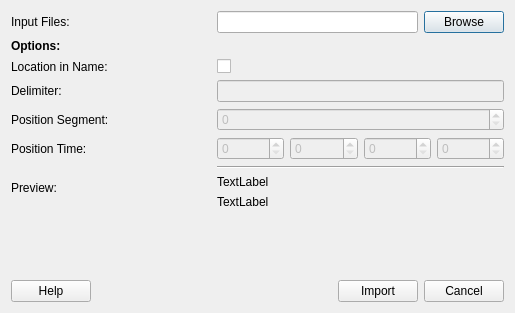
<?xml version="1.0" encoding="UTF-8"?>
<ui version="4.0">
 <class>Dialog</class>
 <widget class="QDialog" name="Dialog">
  <property name="geometry">
   <rect>
    <x>0</x>
    <y>0</y>
    <width>515</width>
    <height>313</height>
   </rect>
  </property>
  <property name="windowTitle">
   <string>Dialog</string>
  </property>
  <layout class="QVBoxLayout" name="verticalLayout">
   <item>
    <layout class="QHBoxLayout" name="horizontalLayout">
     <item>
      <widget class="QLabel" name="label">
       <property name="sizePolicy">
        <sizepolicy hsizetype="Fixed" vsizetype="Preferred">
         <horstretch>0</horstretch>
         <verstretch>0</verstretch>
        </sizepolicy>
       </property>
       <property name="minimumSize">
        <size>
         <width>200</width>
         <height>0</height>
        </size>
       </property>
       <property name="text">
        <string>Input Files:</string>
       </property>
      </widget>
     </item>
     <item>
      <widget class="QLineEdit" name="lineEdit_Files"/>
     </item>
     <item>
      <widget class="QPushButton" name="btn_Browse">
       <property name="text">
        <string>Browse</string>
       </property>
      </widget>
     </item>
    </layout>
   </item>
   <item>
    <widget class="QLabel" name="label_2">
     <property name="text">
      <string>&lt;b&gt;Options:</string>
     </property>
    </widget>
   </item>
   <item>
    <layout class="QHBoxLayout" name="horizontalLayout_3">
     <item>
      <widget class="QLabel" name="label_4">
       <property name="sizePolicy">
        <sizepolicy hsizetype="Fixed" vsizetype="Preferred">
         <horstretch>0</horstretch>
         <verstretch>0</verstretch>
        </sizepolicy>
       </property>
       <property name="minimumSize">
        <size>
         <width>200</width>
         <height>0</height>
        </size>
       </property>
       <property name="text">
        <string>Location in Name:</string>
       </property>
      </widget>
     </item>
     <item>
      <widget class="QCheckBox" name="checkBox_UseLocation">
       <property name="text">
        <string/>
       </property>
      </widget>
     </item>
    </layout>
   </item>
   <item>
    <layout class="QHBoxLayout" name="horizontalLayout_2">
     <item>
      <widget class="QLabel" name="label_3">
       <property name="sizePolicy">
        <sizepolicy hsizetype="Fixed" vsizetype="Preferred">
         <horstretch>0</horstretch>
         <verstretch>0</verstretch>
        </sizepolicy>
       </property>
       <property name="minimumSize">
        <size>
         <width>200</width>
         <height>0</height>
        </size>
       </property>
       <property name="text">
        <string>Delimiter:</string>
       </property>
      </widget>
     </item>
     <item>
      <widget class="QLineEdit" name="lineEdit_Delimiter">
       <property name="enabled">
        <bool>false</bool>
       </property>
      </widget>
     </item>
    </layout>
   </item>
   <item>
    <layout class="QHBoxLayout" name="horizontalLayout_4">
     <item>
      <widget class="QLabel" name="label_5">
       <property name="sizePolicy">
        <sizepolicy hsizetype="Fixed" vsizetype="Preferred">
         <horstretch>0</horstretch>
         <verstretch>0</verstretch>
        </sizepolicy>
       </property>
       <property name="minimumSize">
        <size>
         <width>200</width>
         <height>0</height>
        </size>
       </property>
       <property name="text">
        <string>Position Segment:</string>
       </property>
      </widget>
     </item>
     <item>
      <widget class="QSpinBox" name="sB_PositionSegment">
       <property name="enabled">
        <bool>false</bool>
       </property>
      </widget>
     </item>
    </layout>
   </item>
   <item>
    <layout class="QHBoxLayout" name="horizontalLayout_5">
     <item>
      <widget class="QLabel" name="label_6">
       <property name="sizePolicy">
        <sizepolicy hsizetype="Fixed" vsizetype="Preferred">
         <horstretch>0</horstretch>
         <verstretch>0</verstretch>
        </sizepolicy>
       </property>
       <property name="minimumSize">
        <size>
         <width>200</width>
         <height>0</height>
        </size>
       </property>
       <property name="text">
        <string>Position Time:</string>
       </property>
      </widget>
     </item>
     <item>
      <widget class="QSpinBox" name="sB_PositionTimeH">
       <property name="enabled">
        <bool>false</bool>
       </property>
      </widget>
     </item>
     <item>
      <widget class="QSpinBox" name="sB_PositionTimeM">
       <property name="enabled">
        <bool>false</bool>
       </property>
      </widget>
     </item>
     <item>
      <widget class="QSpinBox" name="sB_PositionTimeS">
       <property name="enabled">
        <bool>false</bool>
       </property>
      </widget>
     </item>
     <item>
      <widget class="QSpinBox" name="sB_PositionTimeMS">
       <property name="enabled">
        <bool>false</bool>
       </property>
      </widget>
     </item>
    </layout>
   </item>
   <item>
    <layout class="QHBoxLayout" name="horizontalLayout_7">
     <item>
      <widget class="QLabel" name="label_7">
       <property name="minimumSize">
        <size>
         <width>200</width>
         <height>0</height>
        </size>
       </property>
       <property name="maximumSize">
        <size>
         <width>200</width>
         <height>16777215</height>
        </size>
       </property>
       <property name="text">
        <string>Preview:</string>
       </property>
      </widget>
     </item>
     <item>
      <layout class="QVBoxLayout" name="verticalLayout_2">
       <item>
        <widget class="Line" name="line">
         <property name="minimumSize">
          <size>
           <width>100</width>
           <height>0</height>
          </size>
         </property>
         <property name="orientation">
          <enum>Qt::Horizontal</enum>
         </property>
        </widget>
       </item>
       <item>
        <widget class="QLabel" name="label_P1">
         <property name="text">
          <string>TextLabel</string>
         </property>
        </widget>
       </item>
       <item>
        <widget class="QLabel" name="label_P0">
         <property name="text">
          <string>TextLabel</string>
         </property>
        </widget>
       </item>
      </layout>
     </item>
    </layout>
   </item>
   <item>
    <spacer name="verticalSpacer">
     <property name="orientation">
      <enum>Qt::Vertical</enum>
     </property>
     <property name="sizeHint" stdset="0">
      <size>
       <width>20</width>
       <height>40</height>
      </size>
     </property>
    </spacer>
   </item>
   <item>
    <layout class="QHBoxLayout" name="horizontalLayout_6">
     <item>
      <widget class="QPushButton" name="btn_Help">
       <property name="text">
        <string>Help</string>
       </property>
      </widget>
     </item>
     <item>
      <spacer name="horizontalSpacer">
       <property name="orientation">
        <enum>Qt::Horizontal</enum>
       </property>
       <property name="sizeHint" stdset="0">
        <size>
         <width>40</width>
         <height>20</height>
        </size>
       </property>
      </spacer>
     </item>
     <item>
      <widget class="QPushButton" name="btn_Import">
       <property name="text">
        <string>Import</string>
       </property>
      </widget>
     </item>
     <item>
      <widget class="QPushButton" name="btn_Cancel">
       <property name="text">
        <string>Cancel</string>
       </property>
      </widget>
     </item>
    </layout>
   </item>
  </layout>
 </widget>
 <resources/>
 <connections/>
</ui>
